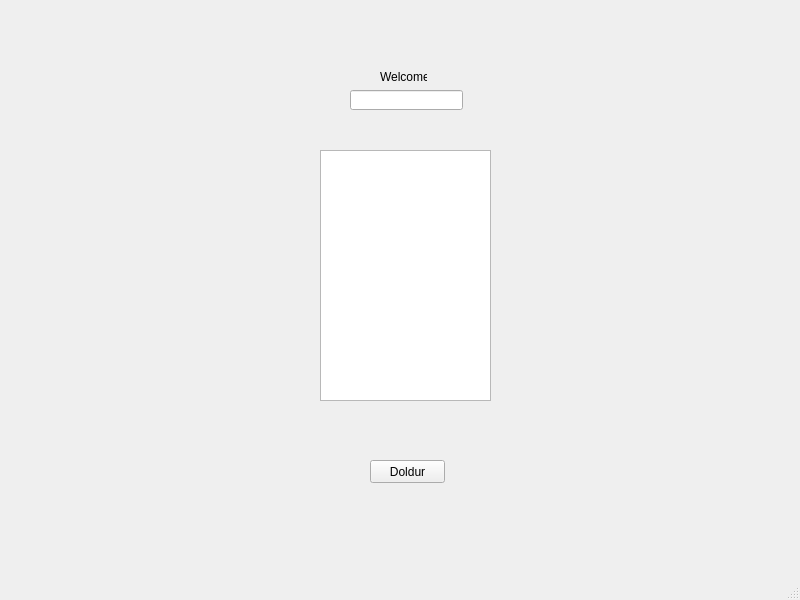
<?xml version="1.0" encoding="UTF-8"?>
<ui version="4.0">
 <class>MainWindow</class>
 <widget class="QMainWindow" name="MainWindow">
  <property name="geometry">
   <rect>
    <x>0</x>
    <y>0</y>
    <width>800</width>
    <height>600</height>
   </rect>
  </property>
  <property name="windowTitle">
   <string>MainWindow</string>
  </property>
  <widget class="QWidget" name="centralwidget">
   <widget class="QListView" name="listView">
    <property name="geometry">
     <rect>
      <x>320</x>
      <y>150</y>
      <width>171</width>
      <height>251</height>
     </rect>
    </property>
   </widget>
   <widget class="QPushButton" name="btnDoldur">
    <property name="geometry">
     <rect>
      <x>370</x>
      <y>460</y>
      <width>75</width>
      <height>23</height>
     </rect>
    </property>
    <property name="text">
     <string>Doldur</string>
    </property>
   </widget>
   <widget class="QLabel" name="label">
    <property name="geometry">
     <rect>
      <x>380</x>
      <y>70</y>
      <width>47</width>
      <height>13</height>
     </rect>
    </property>
    <property name="text">
     <string>Welcome</string>
    </property>
   </widget>
   <widget class="QLineEdit" name="txtyazi">
    <property name="geometry">
     <rect>
      <x>350</x>
      <y>90</y>
      <width>113</width>
      <height>20</height>
     </rect>
    </property>
   </widget>
   <widget class="QLabel" name="lblyazi">
    <property name="geometry">
     <rect>
      <x>390</x>
      <y>420</y>
      <width>47</width>
      <height>13</height>
     </rect>
    </property>
    <property name="text">
     <string/>
    </property>
   </widget>
  </widget>
  <widget class="QMenuBar" name="menubar">
   <property name="geometry">
    <rect>
     <x>0</x>
     <y>0</y>
     <width>800</width>
     <height>21</height>
    </rect>
   </property>
  </widget>
  <widget class="QStatusBar" name="statusbar"/>
 </widget>
 <resources/>
 <connections/>
</ui>
